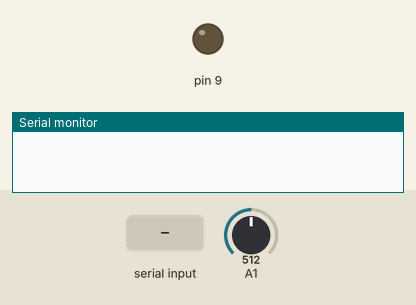
Bench run of a sketch on a simulated Arduino Uno, built with avr-gcc and run on an emulated ATmega328P. Shown: output pins drawn as LEDs (lit = HIGH), the last lines printed to the serial monitor. The inputs (shaded band) are chosen by the test bench; at power-on: A1 = 512.

Above: at 1.3 s.
1.4 s: A1 set to 102
3.3 s: A1 set to 88
4.8 s: A1 set to 64
6.3 s: A1 set to 56
At 7.4 s:
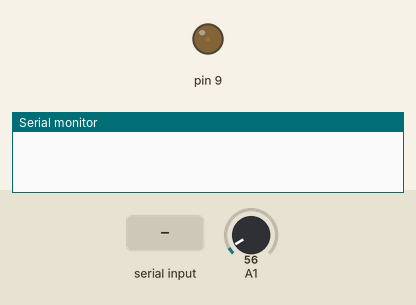
9.3 s: "p" received over the second serial link
11.6 s: A1 set to 0
At 12.6 s:
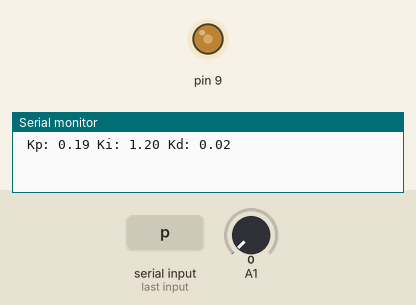
Timing chart, 0 to 15.6 s (numbered marks = the images above; inputs shaded):
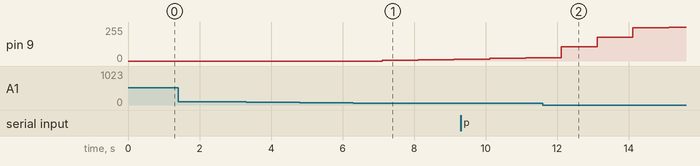

The sketch:

Quadcopter.ino
```cpp
#include "PID.h"
#include <SoftwareSerial.h>// import the serial library

SoftwareSerial bluetooth (10, 11);
double myKp, myKi, myKd;
float deltaK = 0.01;

extern unsigned long lastTime, sampleTime;
extern double input, output, setPoint, errorSum, ITerm, lastInput, kp, ki, kd, outMin, outMax;
extern int controllerDirection, PIDMode;

void setup() {
  // Set PID controls.
  setPIDMode (ENABLED);
  myKp = .2;
  myKi = 1.2;
  myKd = .02;
  setTuningParameters (myKp, myKi, myKd);
  setOutputLimits (0, 255);
  setSampleTime (1000);

  bluetooth.begin(9600);
  bluetooth.println("Bluetooth On: please press capital letter to increase or small letter to decrease parameter value");
  // Print on serial monitor.
  Serial.begin(9600);
  setPoint = 60;
  pinMode(9, OUTPUT);
  pinMode(A1, INPUT);
}

// the loop routine runs over and over again forever:
void loop() {
  input = analogRead(A1);
  pollParametersToTune ();
  compute ();
  analogWrite (9, int (output));
  delay(250);
}

void pollParametersToTune() {
  if (bluetooth.available()) {
    int bluetoothData = bluetooth.read();
    switch (bluetoothData) {
      case 'P':
        myKp += deltaK;
        break;
      case 'p':
        myKp -= deltaK;
        if (myKp < 0) {
          myKp = 0.0;
        }
        break;
      case 'I':
        myKi += deltaK;
        break;
      case 'i':
        myKi -= deltaK;
        if (myKi < 0) {
          myKi = 0.0;
        }
        break;
      case 'D':
        myKd += deltaK;
        break;
      case 'd':
        myKd -= deltaK;
        if (myKd < 0) {
          myKd = 0.0;
        }
        break;
    }
    setTuningParameters (myKp, myKi, myKd);
  }
}
```

PID.cpp
```cpp
#include "PID.h"

unsigned long lastTime = 0;
unsigned long sampleTime = 1000;      // 1 second.

double input, output, setPoint;
double errorSum, ITerm, lastInput;
double kp, ki, kd;

int controllerDirection = DIRECT;

int PIDMode = DISABLED;

double outMin, outMax;

void compute () {
  if (!PIDMode) {
    return;
  }
  unsigned long currentTime = millis ();
  unsigned int timeDifference = currentTime - lastTime;

  if (timeDifference >= sampleTime) {
    double error = setPoint - input;
    // Compute all the working error variables.
    ITerm += ki * error;

    // Clamp the integral term.
    if (ITerm > outMax) {
      ITerm = outMax;
    }
    else if (ITerm < outMin) {
      ITerm = outMin;
    }

    double inputDifference = input - lastInput;

    // Store some variables in the memory for the next call of this function.
    lastTime = currentTime;
    lastInput = input;

    // Compute PID output.
    output = (kp * error) + (ITerm) - (kd * inputDifference);

    // Clamp the output.
    if (output > outMax) {
      output = outMax;
    }
    else if (output < outMin) {
      output = outMin;
    }
  }
}

void setTuningParameters (double Kp, double Ki, double Kd) {
  if (Kp < 0 || Ki < 0 || Kd < 0) {
    return;
  }
  double sampleTimeInSec = ((double) sampleTime) / 1000;
  kp = Kp;
  ki = Ki * sampleTimeInSec;
  kd = Kd / sampleTimeInSec;
  if (controllerDirection == REVERSE) {
    kp = -kp;
    ki = -ki;
    kd = -kd;
  }
  Serial.print (" Kp: ");
  Serial.print (Kp);
  Serial.print (" Ki: ");
  Serial.print (Ki);
  Serial.print (" Kd: ");
  Serial.println (Kd);
}

void setSampleTime (unsigned long newSampleTime) {
  if (newSampleTime > 0) {
    sampleTime = newSampleTime;
    double sampleTimeRatio = newSampleTime / sampleTime;
    ki = ki * sampleTimeRatio;
    kd = kd / sampleTimeRatio;
  }
}

void setOutputLimits (double minVal, double maxVal) {
  if (maxVal < minVal) {
    return;
  }
  outMax = maxVal;
  outMin = minVal;

  if (output > maxVal) {
    output = maxVal;
  }
  else if (output < minVal) {
    output = minVal;
  }

  if (ITerm > maxVal) {
    ITerm = maxVal;
  }
  else if (ITerm < minVal) {
    ITerm = minVal;
  }
}

void initialize () {
  lastInput = input;
  ITerm = output;
  if (ITerm > outMax) {
    ITerm = outMax;
  }
  else if (ITerm < outMin) {
    ITerm = outMin;
  }
}

void setPIDMode (int mode) {
  int newPIDMode = (mode == ENABLED);
  if (newPIDMode && !(PIDMode)) {
    initialize ();
  }
  PIDMode = newPIDMode;
}

void setControllerDirection (int dir) {
  controllerDirection = dir;
}
```

PID.h
```cpp
#ifndef PID_H
#define PID_H

#include <Arduino.h>

#define ENABLED   1
#define DISABLED  0

#define DIRECT    0
#define REVERSE   1

void compute ();
void setTuningParameters (double, double, double);
void setSampleTime (unsigned long);
void setOutputLimits (double, double);
void initialize ();
void setPIDMode (int);
void setControllerDirection (int);

#endif    // PID_H
```

Measured:
- after the input at 1.4 s, every drawn part: stays the same
- after the input at 3.3 s, every drawn part: stays the same
- after the input at 4.8 s, every drawn part: stays the same
- after the input at 6.3 s, pin 9: 0/255 → 5/255 after 0.81 s, → 10/255 1.0 s later, → 15/255 1.0 s later
